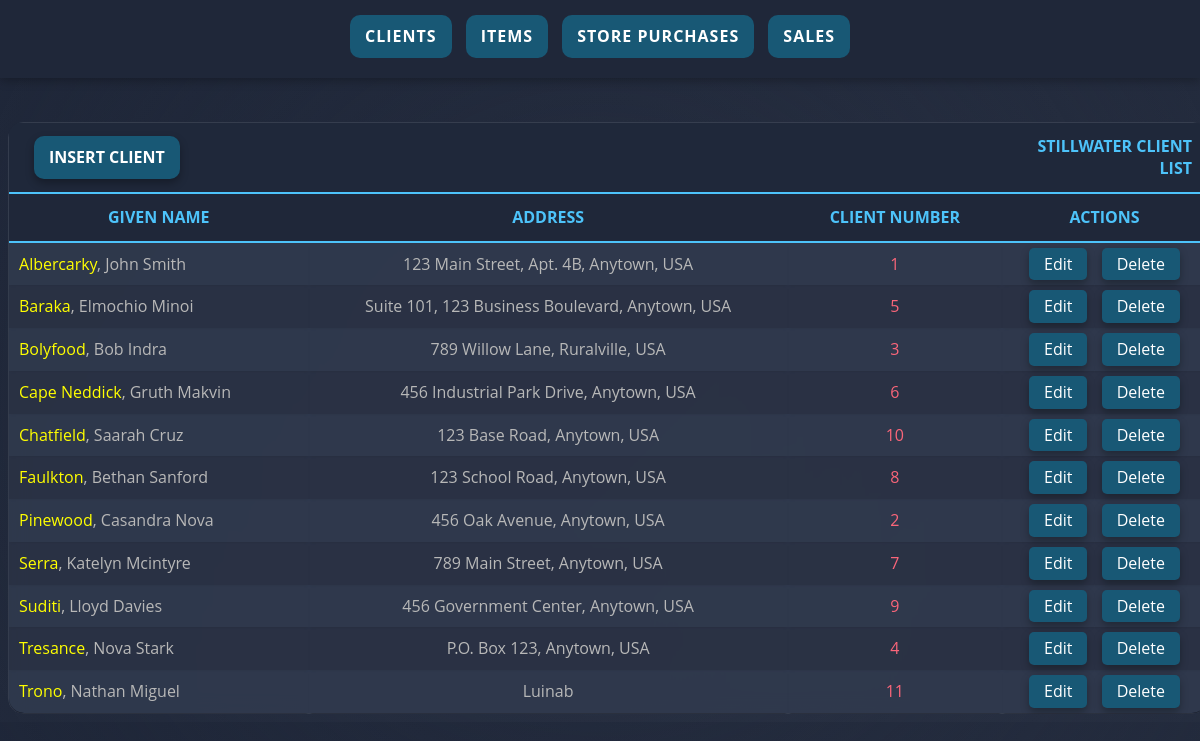
/htdocs/pt5_stillwaterDB/c_list.php, run on an earlier commit of the app's database.
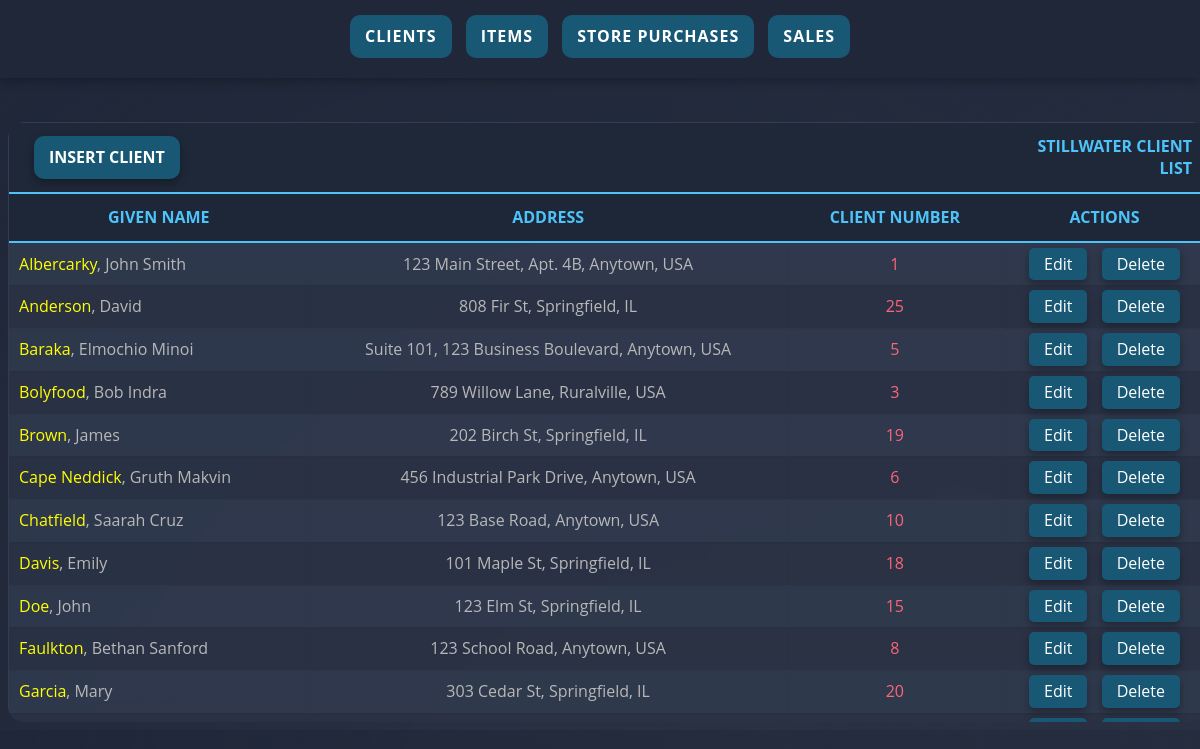
And on a later commit of the database.
### tables this page shows
CREATE TABLE `allclients` (
  `ClientNumber` bigint(20) unsigned NOT NULL AUTO_INCREMENT,
  `givenName` varchar(100) DEFAULT NULL,
  `ClientAddress` varchar(255) DEFAULT NULL,
  `lastName` varchar(100) DEFAULT NULL,
  PRIMARY KEY (`ClientNumber`)
);

### htdocs/pt5_stillwaterDB/c_list.php (the view, shortened to what this page needs)
<!DOCTYPE html>
<html lang="en">
<head>
</head>
<link rel="stylesheet" href="css/style.css">
<?php
include("database.php");
include("nav.php");
$sql = "SELECT * FROM allclients ORDER BY lastName ASC";
$query = mysqli_query($conn, $sql);
?>
<body>
    <br><br><br><br><br>
    <form action="c_list.php" method="POST">
        <div class="table-wrapper">
        <table class="container" border="0">
            <thead>
                <tr>
                    <th class="th" colspan="3"><a href="insert_c.php" colspan="2">Insert Client</a></th>
                    <th align="right">Stillwater Client List</th>
                </tr>
                <tr>
                    <th align="center">Given Name</th>
                    <th align="center">Address</th>
                    <th align="center">Client Number</th>
                    <th align="center" style="width: 175px;">Actions</th>
                </tr>
            <tbody>
                <?php
                while ($result = mysqli_fetch_assoc($query)) { ?>
                    <tr>
                        <td align="left" width="25%"><span style="color: yellow;"><?php echo htmlspecialchars($result['lastName']); ?></span>,
                            <?php echo htmlspecialchars($result['givenName']); ?></td>
                        <td align="center" width="40%"><?php echo $result['ClientAddress']; ?></td>
                        <td align="center"><span style="color: #FB667A;"><?php echo $result['ClientNumber']; ?></td>
                        <td align="center" class="td">
                            <a href='update_c.php?action=edit&ClientNumber=<?php echo $result["ClientNumber"]; ?>'>Edit</a>
                            <a href='c_list.php?action=delete&ClientNumber=<?php echo $result["ClientNumber"]; ?>' onclick="return confirm('Are you sure you want to delete this client?');">Delete</a>
                        </td>
                    </tr>
                <?php } ?>
            </tbody>
        </table>
        </div>
    </form>
</body>
</html>

What changed in the data, as far as the page shows it:
no longer on this page (row unchanged): allclients: lastName "Pinewood", givenName "Casandra Nova", ClientAddress "456 Oak Avenue, Anytown, USA", ClientNumber "2"
no longer on this page (row unchanged): allclients: lastName "Serra", givenName "Katelyn Mcintyre", ClientAddress "789 Main Street, Anytown, USA", ClientNumber "7"
no longer on this page (row unchanged): allclients: lastName "Suditi", givenName "Lloyd Davies", ClientAddress "456 Government Center, Anytown, USA", ClientNumber "9"
no longer on this page (row unchanged): allclients: lastName "Tresance", givenName "Nova Stark", ClientAddress "P.O. Box 123, Anytown, USA", ClientNumber "4"
removed allclients: lastName "Trono", givenName "Nathan Miguel", ClientAddress "Luinab", ClientNumber "11"
added allclients: lastName "Anderson", givenName "David", ClientAddress "808 Fir St, Springfield, IL", ClientNumber "25"
added allclients: lastName "Brown", givenName "James", ClientAddress "202 Birch St, Springfield, IL", ClientNumber "19"
added allclients: lastName "Davis", givenName "Emily", ClientAddress "101 Maple St, Springfield, IL", ClientNumber "18"
added allclients: lastName "Doe", givenName "John", ClientAddress "123 Elm St, Springfield, IL", ClientNumber "15"
added allclients: lastName "Garcia", givenName "Mary", ClientAddress "303 Cedar St, Springfield, IL", ClientNumber "20"
